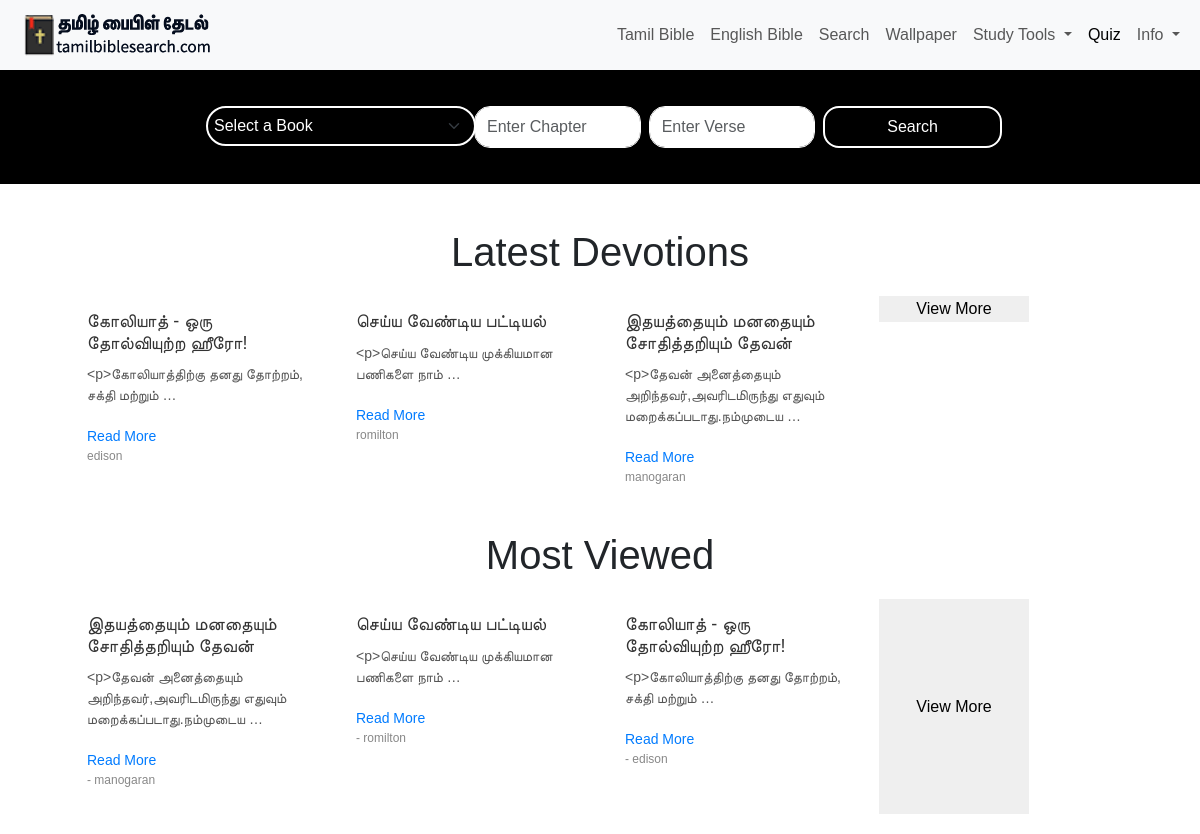
The app's page /tamil-bible-study, older data.
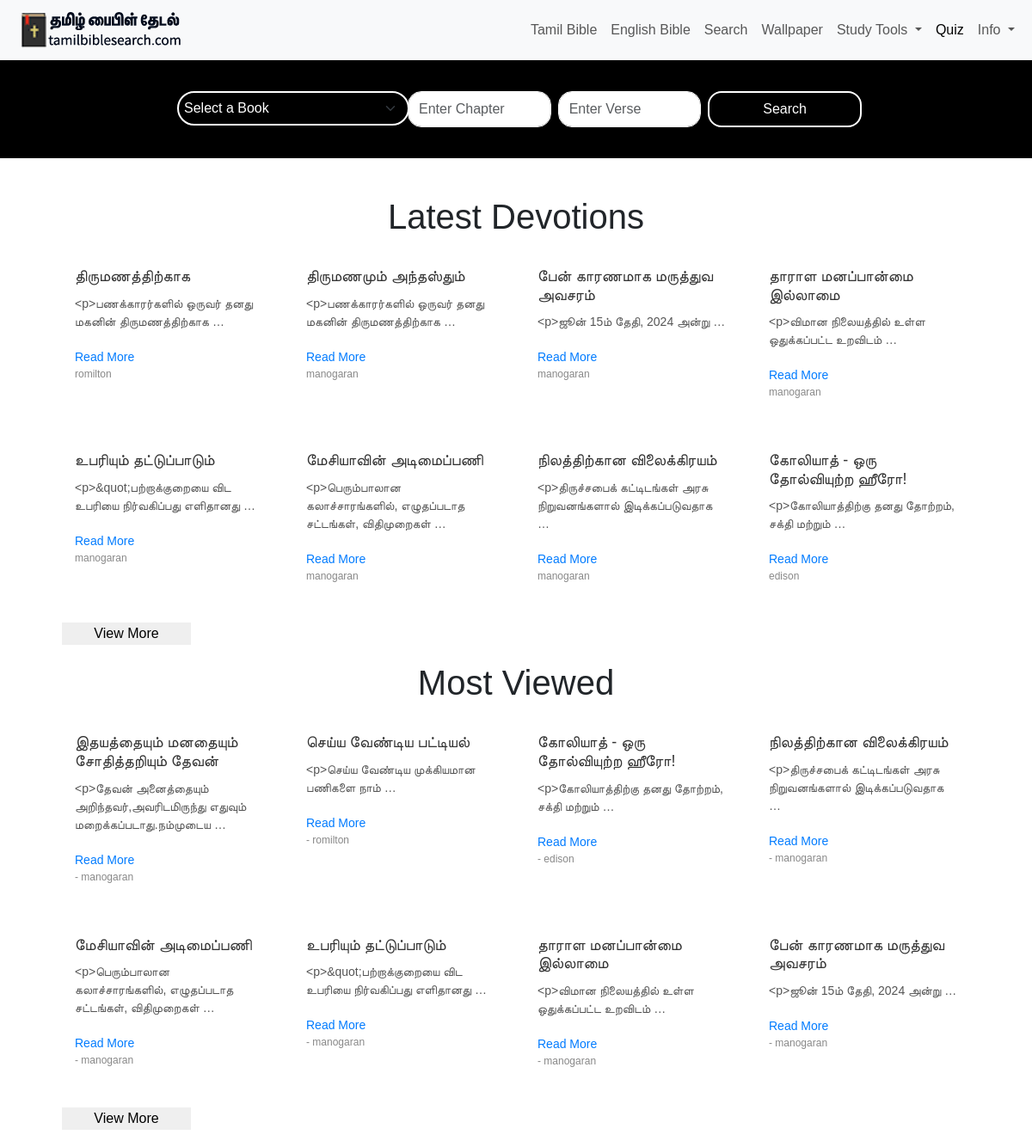
The same page, newer data.
### myapp/models.py (models this page shows, shortened)
class Authormessage(models.Model):
    title = models.CharField(max_length=100)
    url = models.CharField(max_length=100)
    author = models.ForeignKey('Author', on_delete=models.CASCADE, related_name='bible_references')
    select_tag = models.ManyToManyField('TaxonomyBibleStudy', related_name='selected_tags')
    tamil_bible_message = RichTextField(null=True, blank=True)
    view_count = models.IntegerField(default=0)  # Field to track view count

class Author(models.Model):
    add_author = models.CharField(max_length=100)

### myapp/views.py (the view)
# urls.py: path('tamil-bible-study', views.tamil_bible_study, name='tamil-bible-study'),
def tamil_bible_study(request):
    books = BibleDb.objects.values('tamilname').distinct()
    latest_messages = Authormessage.objects.all().order_by('-id')[:8]
    most_viewed_messages = Authormessage.objects.all().order_by('-view_count')[:8]
    context = {
        'books': books,
        'title': 'Tamil Bible Study',
        'latest_messages': latest_messages,  # Pass the latest 8 records to the template
        'most_viewed_messages': most_viewed_messages,  # Pass the most viewed records to the template
    }
    return render(request, 'tamil_bible_study.html', context)

### myapp/templates/tamil_bible_study.html (shortened to what this page needs)
{% extends 'base.html' %}
{% load static %}
{% block content %}
<!DOCTYPE html>
<html lang="en">
<head>
</head>
<body>
    <h1 style="text-align:center">Latest Devotions</h1>
    <div class="container">
        <div class="grid">
            {% for message in latest_messages %}
            <div class="card">
                <h3>{{ message.title }}</h3>
                <p> {{ message.tamil_bible_message|truncatewords:5 }} </p>
                <a href="{% url 'sermon_detail' message.url %}">Read More</a>
                <p class="author">{{ message.author.add_author }}</p>
            </div>
            {% endfor %}
            <a href="{% url 'all_devotions' %}"><button style="    width: fit-content;
    border: 1px;">View More</button></a>
        </div>
    </div>
    <h1 style="text-align:center">Most Viewed</h1>
<div class="container">
    <div class="grid">
        {% for message in most_viewed_messages %}
        <div class="card">
            <h3>{{ message.title }}</h3>
            <p> {{ message.tamil_bible_message|truncatewords:5 }} </p>
            <a href="{% url 'sermon_detail' message.url %}">Read More</a>
            <p class="author">- {{ message.author.add_author }}</p>
        </div>
        {% endfor %}
        <button style="width: fit-content; border: 1px;">View More</button>
    </div>
</div>
</body>
{% endblock %}

Row changes from the older to the newer data that the page shows:
no longer on one of the page's lists (row unchanged): Authormessage: title "இதயத்தையும் மனதையும் சோதித்தறியும் தேவன்", tamil_bible_message "<p>தேவன் அனைத்தையும் அறிந்தவர்,அவரிடமிருந்து எதுவும் மறைக்கப்படாது.நம்முடைய …", author.add_author "manogaran"
no longer on one of the page's lists (row unchanged): Authormessage: title "செய்ய வேண்டிய பட்டியல்", tamil_bible_message "<p>செய்ய வேண்டிய முக்கியமான பணிகளை நாம் …", author.add_author "romilton"
added Authormessage: title "திருமணத்திற்காக", tamil_bible_message "<p>பணக்காரர்களில் ஒருவர் தனது மகனின் திருமணத்திற்காக …", author.add_author "romilton", shown under "Latest Devotions"
added Authormessage: title "திருமணமும் அந்தஸ்தும்", tamil_bible_message "<p>பணக்காரர்களில் ஒருவர் தனது மகனின் திருமணத்திற்காக …", author.add_author "manogaran", shown under "Latest Devotions"
added Authormessage: title "பேன் காரணமாக மருத்துவ அவசரம்", tamil_bible_message "<p>ஜூன் 15ம் தேதி, 2024 அன்று …", author.add_author "manogaran"
added Authormessage: title "தாராள மனப்பான்மை இல்லாமை", tamil_bible_message "<p>விமான நிலையத்தில் உள்ள ஒதுக்கப்பட்ட உறவிடம் …", author.add_author "manogaran"
added Authormessage: title "உபரியும் தட்டுப்பாடும்", tamil_bible_message "<p>&quot;பற்றாக்குறையை விட உபரியை நிர்வகிப்பது எளிதானது …", author.add_author "manogaran"
added Authormessage: title "மேசியாவின் அடிமைப்பணி", tamil_bible_message "<p>பெரும்பாலான கலாச்சாரங்களில், எழுதப்படாத சட்டங்கள், விதிமுறைகள் …", author.add_author "manogaran"
added Authormessage: title "நிலத்திற்கான விலைக்கிரயம்", tamil_bible_message "<p>திருச்சபைக் கட்டிடங்கள் அரசு நிறுவனங்களால் இடிக்கப்படுவதாக …", author.add_author "manogaran"
